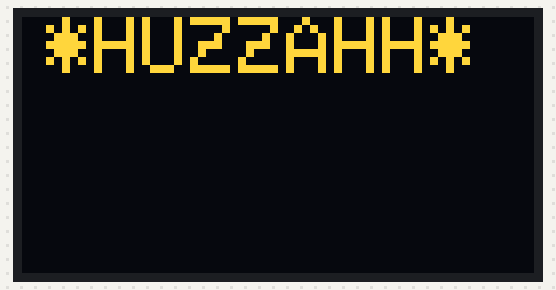
This sketch was run on a simulated ESP8266 (NodeMCU). On the bench: 128×64 one-colour display. The OLED is the two-colour kind (top 16 rows yellow); WiFi joins after 1.5 s; servers stay silent unless stated; uploads are accepted with an empty reply; what the sketch prints to the serial monitor is not drawn.

Above: at 0.1 s.

The sketch:

BasicHttpClient.ino
```cpp
/**
 * BasicHTTPClient.ino
 *
 *  Created on: 24.05.2015
 *
 */

#include <Arduino.h>

// -------------- prepare serial

#define USE_SERIAL Serial

// -------------- prepare wi-fi (client)

#include <ESP8266WiFi.h>
#include <ESP8266WiFiMulti.h>

#include <ESP8266HTTPClient.h>

ESP8266WiFiMulti WiFiMulti;

// -------------- prepare JSON parser

#include <ArduinoJson.h>

StaticJsonBuffer<200> jsonBuffer;

// -------------- prepare display

#include <SPI.h>
#include <Wire.h>
#include <Adafruit_GFX.h>
#include <Adafruit_SSD1306.h>

#define OLED_RESET 3
Adafruit_SSD1306 display(OLED_RESET);

void setup() {

  // display

  display.begin(SSD1306_SWITCHCAPVCC, 0x3C);
  display.clearDisplay();

  display.setTextColor(WHITE);
  display.setCursor(6, 0);
  display.setTextSize(2);
  display.println("*HUZZAHH*");
  display.display();
  display.setTextSize(1);

  // serial

  USE_SERIAL.begin(115200);
  // USE_SERIAL.setDebugOutput(true);

  USE_SERIAL.println();
  USE_SERIAL.println();
  USE_SERIAL.println();

  /*
  for (uint8_t t = 4; t > 0; t--) {
  USE_SERIAL.printf("[SETUP] WAIT %d...\n", t);
  USE_SERIAL.flush();
  delay(100);
  }
  */

  // wi-fi

  WiFiMulti.addAP("tofu", "82wv-bmtb-1h8j-udwd");


}

void loop() {
  // wait for WiFi connection
  if ((WiFiMulti.run() == WL_CONNECTED)) {

    HTTPClient http;

    USE_SERIAL.print("[HTTP] begin...\n");
    // configure traged server and url
    //http.begin("https://192.168.1.12/test.html", "7a 9c f4 db 40 d3 62 5a 6e 21 bc 5c cc 66 c8 3e a1 45 59 38"); //HTTPS
    //http.begin("http://192.168.1.114/json_proxy/index.php"); //HTTP
    //http.begin("http://query.yahooapis.com/v1/public/yql?q=select%20*%20from%20weather.forecast%20where%20woeid%20in%20(select%20woeid%20from%20geo.places(1)%20where%20text%3D%22nome%2C%20ak%22)&format=json&env=store%3A%2F%2Fdatatables.org%2Falltableswithkeys"); //HTTP

    http.begin("http://query.yahooapis.com/v1/public/yql?q=select%20wind%20from%20weather.forecast%20where%20woeid%20in%20(select%20woeid%20from%20geo.places(1)%20where%20text%3D%22basel%2C%20ch%22)&format=json&env=store%3A%2F%2Fdatatables.org%2Falltableswithkeys");

    //http.begin("http://data.netcetera.com/smn/smn");

    USE_SERIAL.print("[HTTP] GET...\n");
    // start connection and send HTTP header
    int httpCode = http.GET();

    // httpCode will be negative on error
    if (httpCode > 0) {
      // HTTP header has been send and Server response header has been handled
      USE_SERIAL.printf("[HTTP] GET... code: %d\n", httpCode);

      // file found at server
      if (httpCode == HTTP_CODE_OK) {
        String payload = http.getString();
        USE_SERIAL.println(payload);

        StaticJsonBuffer<1000> jsonBuffer;
        JsonObject& root = jsonBuffer.parseObject(payload);
        if (!root.success()) {
          USE_SERIAL.println("parseObject() failed");
          //return;
        } else {
          String foo = root["query"]["created"];
          USE_SERIAL.println(foo);
          display.clearDisplay();
          writeToDisplay(foo, 0, 30);
        }
      }
    } else {
      USE_SERIAL.printf("[HTTP] GET... failed, error: %s\n", http.errorToString(httpCode).c_str());
    }

    http.end();
  }

  delay(10000);
}


void writeToDisplay(String s, int x, int y) {
  display.setCursor(x, y);
  display.setTextSize(1);
  display.println(s);
  display.display();
}
```
